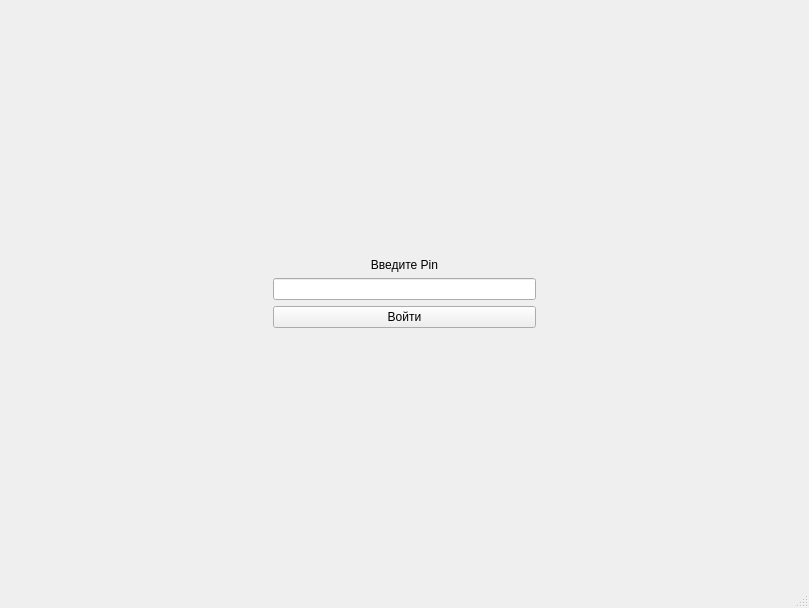
<?xml version="1.0" encoding="UTF-8"?>
<ui version="4.0">
 <class>MainWindow</class>
 <widget class="QMainWindow" name="MainWindow">
  <property name="geometry">
   <rect>
    <x>0</x>
    <y>0</y>
    <width>809</width>
    <height>608</height>
   </rect>
  </property>
  <property name="windowTitle">
   <string>MainWindow</string>
  </property>
  <widget class="QWidget" name="centralwidget">
   <layout class="QGridLayout" name="gridLayout_2">
    <item row="2" column="1">
     <spacer name="verticalSpacer_2">
      <property name="orientation">
       <enum>Qt::Vertical</enum>
      </property>
      <property name="sizeHint" stdset="0">
       <size>
        <width>20</width>
        <height>40</height>
       </size>
      </property>
     </spacer>
    </item>
    <item row="1" column="0">
     <spacer name="horizontalSpacer">
      <property name="orientation">
       <enum>Qt::Horizontal</enum>
      </property>
      <property name="sizeHint" stdset="0">
       <size>
        <width>40</width>
        <height>20</height>
       </size>
      </property>
     </spacer>
    </item>
    <item row="0" column="1">
     <spacer name="verticalSpacer">
      <property name="orientation">
       <enum>Qt::Vertical</enum>
      </property>
      <property name="sizeHint" stdset="0">
       <size>
        <width>20</width>
        <height>40</height>
       </size>
      </property>
     </spacer>
    </item>
    <item row="1" column="1">
     <layout class="QGridLayout" name="gridLayout">
      <item row="0" column="0">
       <widget class="QLabel" name="label">
        <property name="font">
         <font>
          <stylestrategy>PreferAntialias</stylestrategy>
         </font>
        </property>
        <property name="text">
         <string>Введите Pin</string>
        </property>
        <property name="alignment">
         <set>Qt::AlignCenter</set>
        </property>
       </widget>
      </item>
      <item row="1" column="0">
       <widget class="QLineEdit" name="pin">
        <property name="font">
         <font>
          <stylestrategy>PreferAntialias</stylestrategy>
         </font>
        </property>
        <property name="echoMode">
         <enum>QLineEdit::Password</enum>
        </property>
       </widget>
      </item>
      <item row="2" column="0">
       <widget class="QPushButton" name="pushButton">
        <property name="font">
         <font>
          <stylestrategy>PreferAntialias</stylestrategy>
         </font>
        </property>
        <property name="text">
         <string>Войти</string>
        </property>
        <property name="icon">
         <iconset theme="address-book-new">
          <normaloff>.</normaloff>.</iconset>
        </property>
       </widget>
      </item>
     </layout>
    </item>
    <item row="1" column="2">
     <spacer name="horizontalSpacer_2">
      <property name="orientation">
       <enum>Qt::Horizontal</enum>
      </property>
      <property name="sizeHint" stdset="0">
       <size>
        <width>40</width>
        <height>20</height>
       </size>
      </property>
     </spacer>
    </item>
   </layout>
  </widget>
  <widget class="QMenuBar" name="menubar">
   <property name="geometry">
    <rect>
     <x>0</x>
     <y>0</y>
     <width>809</width>
     <height>26</height>
    </rect>
   </property>
  </widget>
  <widget class="QStatusBar" name="statusbar"/>
 </widget>
 <resources/>
 <connections/>
</ui>
